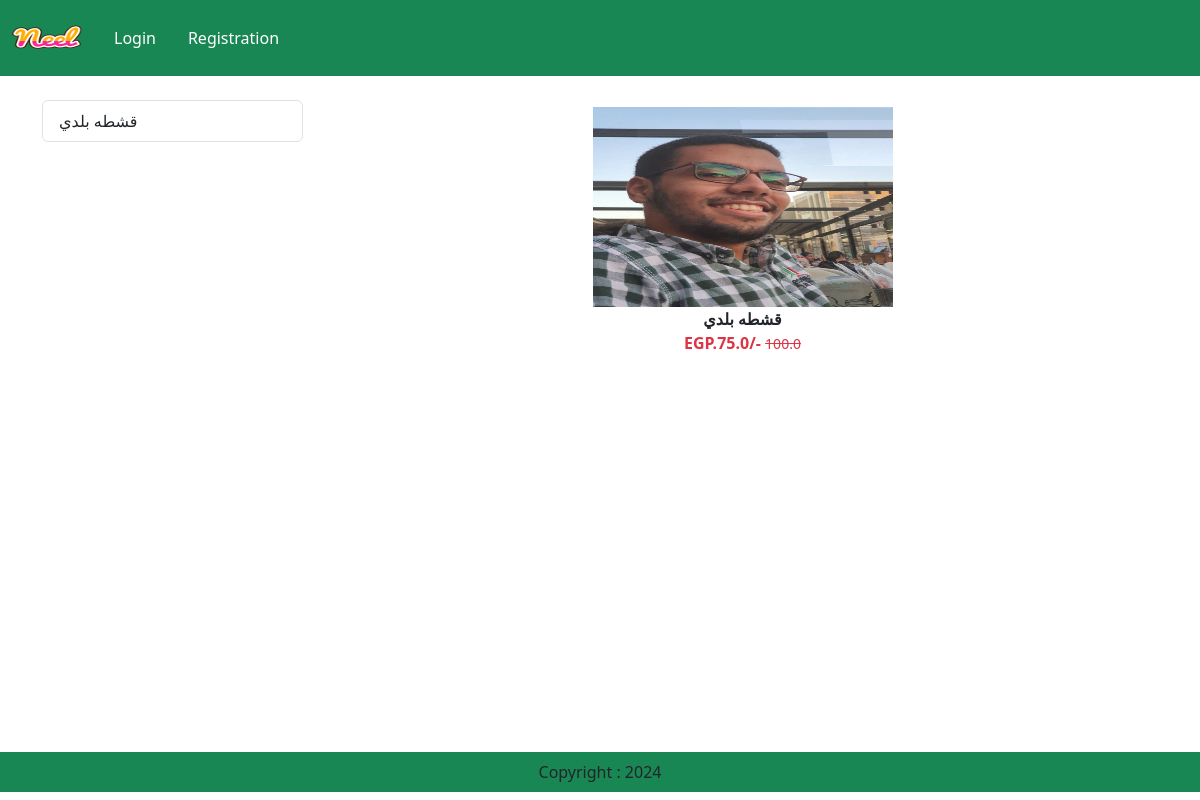
The page /category/GH on the database its author committed.
### app/models.py (models this page shows, shortened)
class Product(models.Model):
     title=models.CharField(max_length=100)
     selling_price=models.FloatField()
     discounted_price=models.FloatField()
     description=models.TextField()
     composition=models.TextField(default='')
     prodapp=models.TextField(default='')
     category=models.CharField(choices=CATEGORY_CHOICES,max_length=2)
     product_image=models.ImageField(upload_to='product')

### app/views.py (the view)
class CategoryView(View):
    def get(self, request,val):
        product = Product.objects.filter(category=val)
        title = Product.objects.filter(category=val).values('title')
        return render(request, "app/category.html",locals())

### app/templates/app/category.html (shortened to what this page needs)
{% extends "app/base.html" %}
{% load static %}
{% block main-content %}
<div class="container">
  <div class="row">
    <div class="col-sm-3" style="margin-top: 24px;">
        <div class="list-group">
            {% for val in  title %}
                <a href="{% url 'category-title' val.title %}" class="list-group-item list-group-item-action" aria-current="true">
                    {{val.title}}
                </a>
            {% endfor %}
        </div>
    </div>
    <div class="col-sm-9">
        <div class="row">
            {% for prod in product %}
            <div class="col text-center mb-4" style="margin-top: 24px;">
                <a href="{% url 'product-detail' prod.id %}" class="btn">
                    <div>
                        <img src="{{prod.product_image.url}}" width="300px" height="200px" />
                        <div class="fw-bold">{{prod.title}}</div>
                        <div class="fw-bold text-danger">
                            EGP.{{prod.discounted_price}}/-
                            <small class="fw-light text-decoration-line-through">
                                {{prod.selling_price}}
                            </small>
                        </div>
                    </div>
                </a>
            </div>
            {% endfor %}
        </div>
    </div>
  </div>
</div>
{% endblock main-content %}

### rows shown on the page
Product: product_image (picture), title "قشطه بلدي", discounted_price "75.0", selling_price "100.0"

### other values the page prints
{{ val.title }} "قشطه بلدي"
